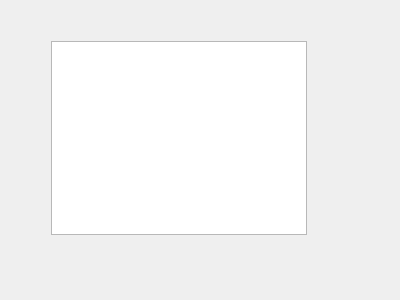
<?xml version="1.0" encoding="UTF-8"?>
<ui version="4.0">
 <class>Form</class>
 <widget class="QWidget" name="Form">
  <property name="geometry">
   <rect>
    <x>0</x>
    <y>0</y>
    <width>400</width>
    <height>300</height>
   </rect>
  </property>
  <property name="windowTitle">
   <string>Form</string>
  </property>
  <widget class="QWidget" name="layoutWidget">
   <property name="geometry">
    <rect>
     <x>51</x>
     <y>41</y>
     <width>291</width>
     <height>194</height>
    </rect>
   </property>
   <layout class="QHBoxLayout" name="horizontalLayout">
    <item>
     <widget class="QListWidget" name="listWidget">
      <property name="sizePolicy">
       <sizepolicy hsizetype="Fixed" vsizetype="Preferred">
        <horstretch>0</horstretch>
        <verstretch>0</verstretch>
       </sizepolicy>
      </property>
     </widget>
    </item>
    <item>
     <widget class="QStackedWidget" name="stackedWidget">
      <property name="sizePolicy">
       <sizepolicy hsizetype="Preferred" vsizetype="Preferred">
        <horstretch>0</horstretch>
        <verstretch>0</verstretch>
       </sizepolicy>
      </property>
     </widget>
    </item>
   </layout>
  </widget>
 </widget>
 <resources/>
 <connections/>
</ui>
